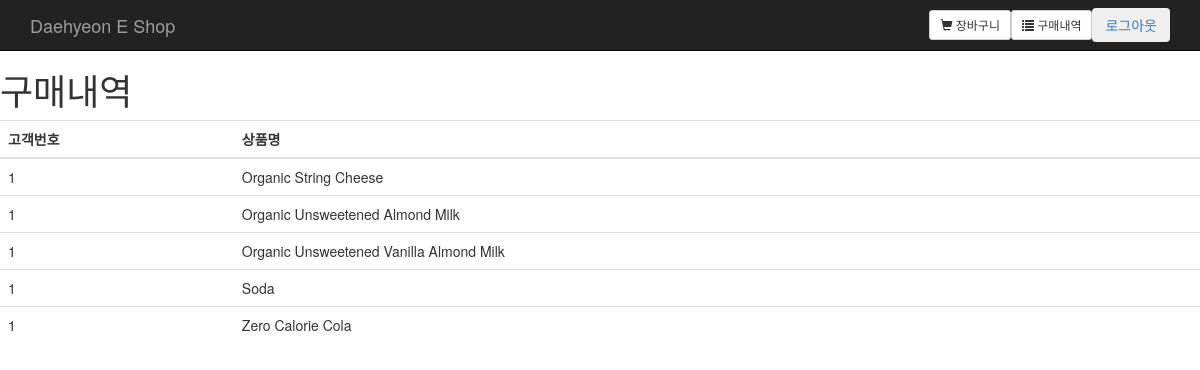
Screenshot of /polls/history/ (signed in) with the database file from the repository.
### polls/models.py (models this page shows)
class History(models.Model):
    user_id = models.IntegerField()
    product_name = models.CharField(max_length=200)

### polls/views.py (the view)
# urls.py: path('history/', views.history, name='history'),
def history(request) :
    history_list = History.objects.filter(user_id=int(request.user.username))
    context = {
        "history_list" : history_list
    }
    return render(request, 'polls/history.html', context)

### polls/templates/polls/history.html (shortened to what this page needs)
{% load static %}
<!DOCTYPE html>
<html lang="en">
<head>
    <link href="{% static 'css/bootstrap.min.css' %}" rel="stylesheet">
    <link href="{% static 'css/jumbotron.css' %}" rel="stylesheet">
</head>
<body>
<nav class="navbar navbar-inverse navbar-fixed-top">
      <div class="container">
        <div class="navbar-header">
          <a class="navbar-brand" href="{% url 'index'%}">Daehyeon E Shop</a>
        </div>
        <div id="navbar" class="navbar-collapse collapse" align="right" style=" display:flex; width:45%;text-align:center; float:right;" >
          {% if request.user.is_authenticated %}
          <div class="navbar-form navbar-right">
            <table style="{padding:15px;}">
              <tr>
                <td>
                  <a href="{% url 'cart'%}" >
                    <button type="button" class="btn btn-default btn-sm" ><span class="glyphicon glyphicon-shopping-cart"></span> 장바구니</button>
                  </a>
                </td>
                <td>
                  <a href="{% url 'history'%}">
                    <button type="button" class="btn btn-default btn-sm" ><span class="glyphicon glyphicon-list"></span> 구매내역 </button>
                  </a>
                </td>
                <td>
                  <a class="logout" href="{% url 'logout' %}">
                    <button class="btn btn-logout">로그아웃</button>
                  </a>
                </td>
              </tr>
            </table>
          </div>
          {% endif %}
      </div>
    </nav>
    <h1>구매내역</h1>
    <table class = 'table'>
        <thread>
            <tr>
                <th>고객번호</th>
                <th>상품명</th>
            </tr>
        </thread>
        {% if history_list %}
        <tbody>
        {% for raw in history_list %}
        <tr>
            <td>{{raw.user_id }}</td>
            <td>{{raw.product_name }}</td>
        </tr>
        {% endfor %}
        {% else %}
        <p>No Data.</p>
        {% endif %}
        </tbody>
    </table>
</body>
</html>

### static/css/jumbotron.css (style rules this page uses)
body { padding-top: 50px; padding-bottom: 20px; }

### rows the page displays
History: user_id "1", product_name "Organic String Cheese"
History: user_id "1", product_name "Organic Unsweetened Almond Milk"
History: user_id "1", product_name "Organic Unsweetened Vanilla Almond Milk"
History: user_id "1", product_name "Soda"
History: user_id "1", product_name "Zero Calorie Cola"
